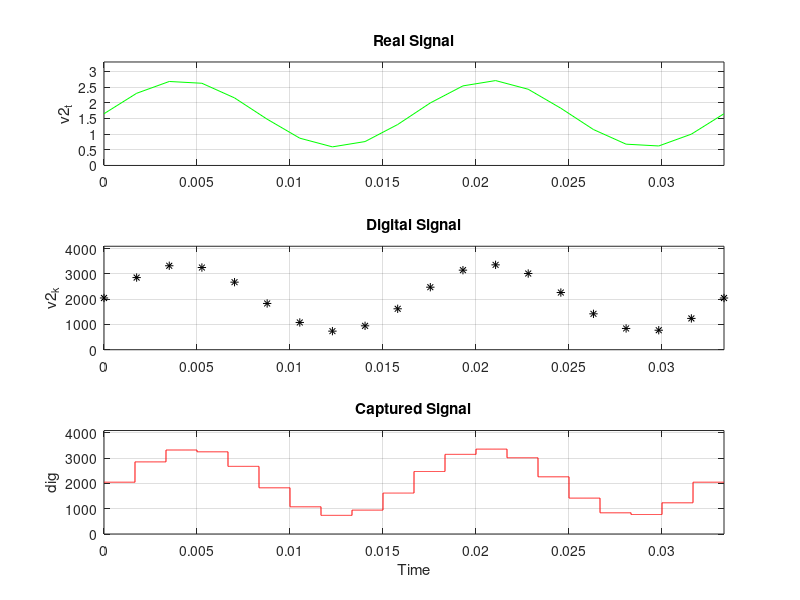

This chart was generated by the following MATLAB code:
# ADC conversion simulation used on atmega328
# thmalmeida
# created 2014 ?
# edited on 20220416

clc, clear all
% load('s1_s2_s3_s4_s5_s6_s7_20140522')

# Parameters of project (Circuit)
Rb = 3000.0;                            % Burden resistance [Ohms]
k1 = 2107;
k2 = 1766;
k3 = 2000;
k = k3;									% Proportional Constant parameter

# ADC parameters - clk = F_clk MHz, internal div = 128, 13 cycles for ADC conversion.
n_bits = 12;                            % ADC conversion resolution;
F_clk = 8e6;                            % Crystal system clock [Hz];
div_1 = 1;								% AHB bus prescale;
div_2 = 1;								% APB2 bus prescale;
div_3 = 8;								% ADC prescale;
% divFc = 128;                            % uC dision factor;
% divScale = 16;                          % software prescale factor;
adc_clk = F_clk/div_1/div_2/div_3;		% ADC clock after all prescalers
% Options sampling time: 1.5; 7.5; 13.5; 28.5; 41.5; 55.5; 71.5; 239.5.
adc_sampling_list = [1.5 7.5 13.5 28.5 41.5 55.5 71.5 239.5];
adc_sampling_time = adc_sampling_list(8); % amount of time clock to sample [cycles];
adc_conv = 12.5;						% Fixed cycles number of ADC peripheral takes to convert [cycles];
T_conv = adc_sampling_time + adc_conv;	% ADC conversion time [cycles];
% T_conv = 1/1000;

Fs_adc = adc_clk/T_conv;				% ADC sampling rate [samples/s];
Fs_adc = 600;
Ts_adc = 1/Fs_adc;                      % Sample time;
% Fs = F_clk/divFc/13;                    % Sample rate;
% Fs_div = Fs/divScale;                   % Sample rate with prescale;


# Teorical periodic signal construction
f_signal = 60;							% Frequency of sinal;
n_cycles = 2;							% Number of cycles;
T_signal = 1/f_signal;					% Signal period [s]
w = 2*pi*f_signal;						% Angular frequency [rad/s]
phi = 0;                                % Phase

# Number of points per cycle definition based on sample rate or fixed
% n_points_cycle = round(Fs/f_signal);	% Number of points per cycle;
% n_points_cycle = 16;					% number of points for full wave
n_points_cycle = Fs_adc/f_signal;		% Number of points per cycle;
n_points = n_points_cycle*n_cycles;		% Number of signal points.

% n_points_cycle_div = Fs_div/f_signal;
% n_points_div  = n_points_cycle_div*n_cycles;

t = linspace(0,1/f_signal*n_cycles,n_points);   % Signal time vector.

    # Circuit polarization parameters for currente sensor
Vref	= 3.3;							% Vref for ADC converter;
GND		= 0;							% gnd for ADC converter;
Vdc		= 3.3;							% Voltage supply [V];
R1		= 120*10^3;						% Voltage divisor top resistor [Ohms];
R2		= 120*10^3;						% Voltage divisor bottom resistor [Ohms];
Rb		= 100;							% Burden resistor. Bias.
V_R2	= Vdc*R2/(R1+R2);				% Voltage over R2 [V];

N1		= 1;							% Current transformer sensor ration parameters
N2		= 2000;							% Current transformer sensor ration parameters

i1		= 15;							% Load current [A];
i2		= i1/(N2/N1);					% Current burden [A];
i2p     = i2*sqrt(2);					% current peak [A];

i2_t	= i2p*sin(w*t+phi);				% i2 signal [A];
v2_t	= Rb*i2_t+V_R2;					% Voltage signal with offset readed by ADC pin;

v2_k = round(v2_t*(2^n_bits-1)/(Vref));	% Voltage signal vector converted to digital value;

v2_kss = repelem(v2_k, 1000);           % super sampling v2_k;
t_ss = linspace(0, t(end), length(t)*1000);                % super sampling time vector;

# Converting the digital readed value to the load current in ampers;
i1_t = (Vref*v2_k/(2^n_bits-1) - R2/(R1+R2)*Vref)*(1/Rb)*(N2/N1);

k1_ = Vref/(2^n_bits-1)
k2_ = R2/(R1+R2)*Vref
k3_ = (1/Rb)*(N2/N1)
% Using the peak value;
i1_RMS = max(i1_t)/sqrt(2);

% using the equation
i1_rms = sqrt(sum(i1_t.^2)/length(i1_t));


file0 = "s_vec.txt";
fid = fopen (file0, "w");
fprintf(fid, " %d,", v2_k);
fclose (fid);

% for i = 1:length(i1_t)
%     i1_t_pow =+ i1_t(i)^2;
% endfor
% figure(1);
% plot(t, v2_k);
% axis([t(1) t(end) 0 2^n_bits]);
% grid on
% figure(2)


% Vk_rms = 26;                            % Vf of power signal [Vrms]
% RL = 688;                               % Resistence of load [Ohms];
% IL_rms = Vk_rms/RL;						% Load current in RMS [A];
% ISp = (N2/N1)*sqrt(2)*IL_rms;           % Signal amplitude [A];
% IS_rms = ISp*sqrt(2);					% Signal current in RMS [A];
% IS = ISp*sin(w*t+phi);                  % Continuous signal build.

%% Dicrete signal reformulation
% VSp = ISp*Rb;                           % Peak value;
% VS = IS*Rb;								% Voltage signal vector [V];
% maxDecValue = 2^n_bits;                 % Maximum decimal value given n n_bits;

# Signal current on voltage format to digital value vector
% 0 ------------- 0
% 
% 255 -------  +VSp
% 0   -------  -VSp
 
% vk = round(VS*(maxDecValue-1)/5 + maxDecValue/2);
% (x-0)   =   255-0
% V-(-Vp)   +Vp - (-Vp)
% vk = round((maxDecValue*(vd+Vp))/(2*Vp));   % Discrete signal

%% Simulated Dicrete signal reformulation adding a prescaled at sample rate
% tks = linspace(0,1/f_signal*n_cycles,n_points/divScale); % Signal time vector;
% vks = round(interp1(t,vk,tks));                        % Signal with prescale factor;
% vks = resample(vk,1,divScale);
% Irms calculation

%% Irms calculation for vk
% s  = vk;                                    % signal selection
% iD = round(s - (mean(s)-maxDecValue/2));    % Offset remove.
% vs1 = iD.*Vref/maxDecValue;                 %
% vs = vs1 - mean(vs1);                       %
% Vk_rms = sqrt(mean(abs(vs).^2));
% Ik_rms = k3*Vk_rms/Rb;

%% Irms calculation for vks
% s  = vks;                                   % signal selection
% iD = round(s - (mean(s)-maxDecValue/2));    % Offset remove.
% vs1 = iD.*Vref/maxDecValue;                 %
% vs = vs1 - mean(vs1);                       %
% Vks_rms = sqrt(mean(abs(vs).^2));
% Iks_rms = k3*Vks_rms/Rb;

%% Irms calculation for Signal Captured (s7)
% s  = s7;                                    % signal selection
% iD = round(s - (mean(s)-maxDecValue/2));    % Offset remove.
% vs1 = iD.*Vref/maxDecValue;                 %
% vs = vs1 - mean(vs1);                       %
% Vks_rms = sqrt(mean(abs(vs).^2));
% Iksr_rms = k3*Vks_rms/R;

fprintf('---- Signal ----\n');
fprintf('Fs          : %d kS/s\n', Fs_adc/1000);
fprintf('Ts          : %d ms\n', Ts_adc*1000);
fprintf('Points/Cycle: %d\n', n_points_cycle);
fprintf('n_points     : %d\n', n_points);
% fprintf('Irms        : %f\n', Ik_rms);

% fprintf('\n---- Simulated Captured Points ----\n');
% fprintf('Fs          : %d S/s\n', Fs_adc);
% fprintf('Points/Cycle: %d\n', round(n_points_cycle_div));
% fprintf('n_points     : %d\n', round(n_points_div));
% fprintf('Irms        : %f\n', Iks_rms);

% fprintf('\n---- Captured Points ----\n');
% fprintf('Fs          : %d S/s\n', Fs_div);
% fprintf('Points/Cycle: %d\n', n_points_cycle_div);
% fprintf('n_points     : %d\n', n_points_div);
% fprintf('Irms        : %f\n', Iksr_rms);


% set(gcf, 'Position', get(0,'Screensize'));

% subplot(4,1,1);
% plot(t,vd,'b')
% ylabel('Vd');
% title('Real Signal')

subplot(3,1,1);
plot(t,v2_t,'g')
% xlabel('Time');
ylabel('v2_t');
title('Real Signal')
axis([0 t(end) GND Vref])
grid on

subplot(3,1,2);
plot(t,v2_k,'k*')
% xlabel('Time');
ylabel('v2_k');
title('Digital Signal')
axis([0 t(end) 0 (2^n_bits-1)])
grid on


subplot(3,1,3);
plot(t_ss, v2_kss,'r')
xlabel('Time');
ylabel('dig');
title('Captured Signal')
axis([0 t(end) 0 (2^n_bits-1)])
grid on

printf("IRMS: %.2f A\n", i1_RMS);
printf("Irms: %.2f A\n", i1_rms);

% Caracteristicas sensor 1  0 a 20 A
% relação 1:2000 com R=300 ohms e Iout =[0 10 mA]




